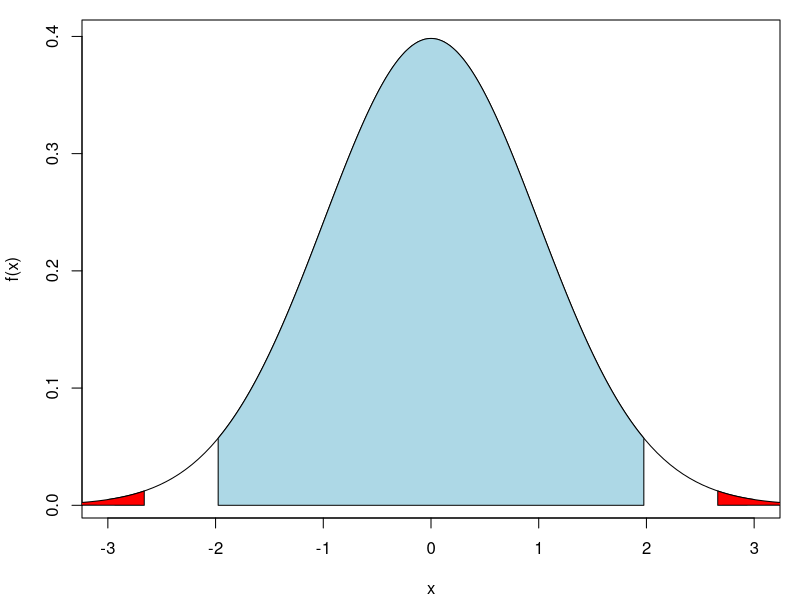
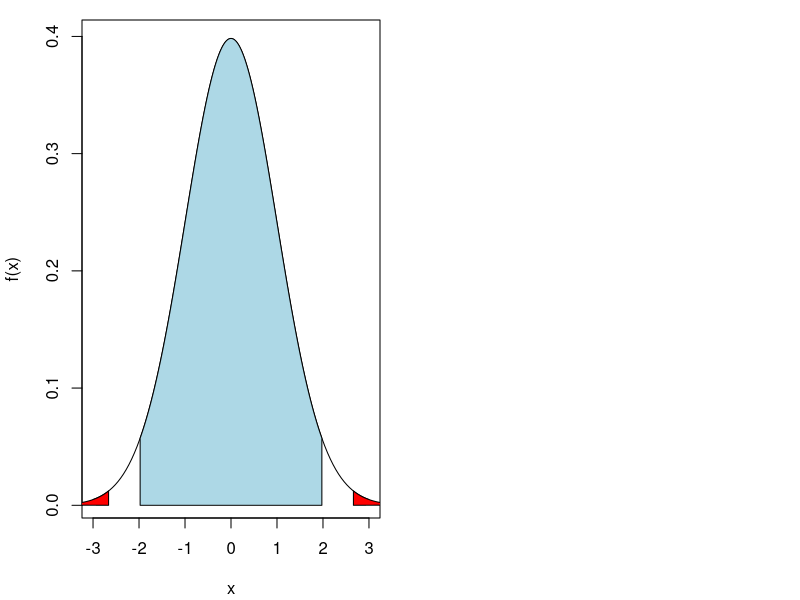
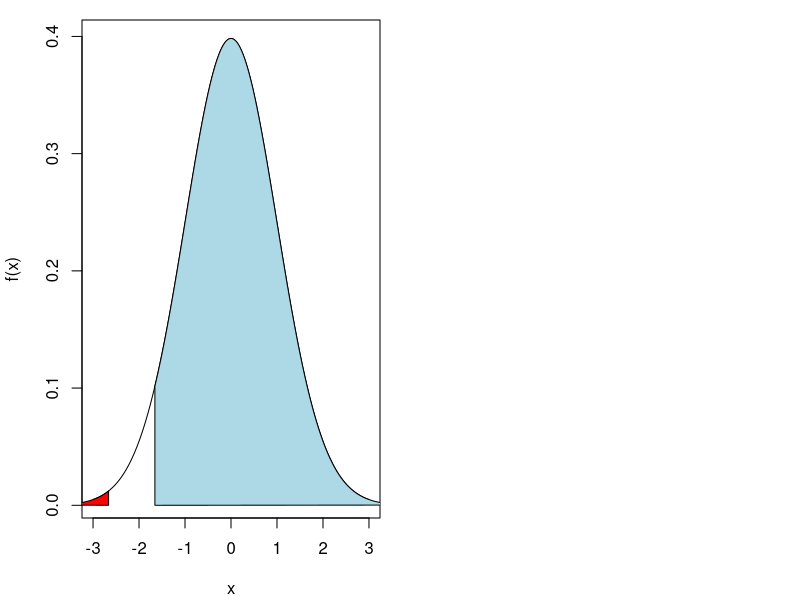

Write R code to recreate these figures, in order.
## ---- chunk 1
set.seed(12345)
## ---- chunk 2
Mu <- 0.1 # Väntevärdet av Y
Signifikant <- numeric(10000)
for(i in 1 : 10000){
    ## Simulera X och Y
    X <- rnorm(n = 100, mean = 0, sd = 1)
    Y <- rnorm(n = 100, mean = Mu, sd = 1)
    ## Genomföra t test 
    test <- t.test(X, Y)
    ## Obtain p-value
    Pvalue <- test$p.value
    ## Jämföra p-värdet med signifikansnivå 0.05
    Signifikant[i] <- (Pvalue <= 0.05)
}
## ---- chunk 3
mean(Signifikant)
## ---- chunk 4
set.seed(12345)
## ---- chunk 5
Mu <- 0.25 # Väntevärdet av Y
Signifikant <- numeric(10000)
for(i in 1 : 10000){
    ## Simulera X och Y
    X <- rnorm(n = 100, mean = 0, sd = 1)
    Y <- rnorm(n = 100, mean = Mu, sd = 1)
    ## Genomföra t test 
    test <- t.test(X, Y)
    ## Obtain p-value
    Pvalue <- test$p.value
    ## Jämföra p-värdet med signifikansnivå 0.05
    Signifikant[i] <- (Pvalue <= 0.05)
}
## ---- chunk 6
mean(Signifikant)
## ---- chunk 7
set.seed(12345)
## ---- chunk 8
Mu <- 1 # Väntevärdet av Y
Signifikant <- numeric(10000)
for(i in 1 : 10000){
    ## Simulera X och Y
    X <- rnorm(n = 100, mean = 0, sd = 1)
    Y <- rnorm(n = 100, mean = Mu, sd = 1)
    ## Genomföra t test 
    test <- t.test(X, Y)
    ## Obtain p-value
    Pvalue <- test$p.value
    ## Jämföra p-värdet med signifikansnivå 0.05
    Signifikant[i] <- (Pvalue <= 0.05)
}
## ---- chunk 9
mean(Signifikant)
## ---- chunk 10
library(palmerpenguins)
Adelie <- subset(penguins, species == "Adelie")
vikt <- na.omit(Adelie$body_mass_g)
## ---- chunk 11
t.test(vikt, mu = 3800)
## ---- chunk 12
qt(p = 1 - 0.05 / 2, df = 151 - 1)
## ---- chunk 13
pt(q = -2.662, df = 151 - 1) + 
    (1 - pt(q = 2.662, df = 151 - 1))
## ---- chunk 14
f <- function(x) dt(x, df = 151 - 1)
par(mar = c(4.1, 4.1, 1, 1))
curve(f, -3, 3, xlab = "x", ylab = "f(x)") 
x <- qt(seq(0.0001, 0.9999, length.out = 10000), df = 151 - 1) 
x <- c(-1.975905, x[which(x >= -1.975905 & x <= 1.975905)], 1.975905)
y <- c(0, dt(x, df = 151 - 1), 0) 
x <- c(-1.975905, x, 1.975905)
polygon(x = x, y = y, density = NULL, angle = 45, border = NULL, col = "lightblue") 
x <- seq(-4, -2.662, length.out = 100)
y <- c(0, dt(x, df = 151 - 1)) 
x <- c(-2.662, x)
polygon(x = x, y = y, density = NULL, angle = 45, border = NULL, col = "red") 
x <- seq(2.662, 4, length.out = 100)
y <- c(dt(x, df = 151 - 1), 0) 
x <- c(x, 2.662)
polygon(x = x, y = y, density = NULL, angle = 45, border = NULL, col = "red") 
## ---- chunk 15
mean(vikt)
## ---- chunk 16
t.test(vikt, mu = 3800, alternative = "greater")
## ---- chunk 17
qt(p = 1 - 0.05, df = 151 - 1)
## ---- chunk 18
1 - pt(q = -2.662, df = 151 - 1)
## ---- chunk 19
f <- function(x) dt(x, df = 151 - 1)
par(mar = c(4.1, 4.1, 1, 1), mfrow = c(1, 2))
curve(f, -3, 3, xlab = "x", ylab = "f(x)") 
x <- qt(seq(0.0001, 0.9999, length.out = 10000), df = 151 - 1) 
x <- c(-1.975905, x[which(x >= -1.975905 & x <= 1.975905)], 1.975905)
y <- c(0, dt(x, df = 151 - 1), 0) 
x <- c(-1.975905, x, 1.975905)
polygon(x = x, y = y, density = NULL, angle = 45, border = NULL, col = "lightblue") 
x <- seq(-4, -2.662, length.out = 100)
y <- c(0, dt(x, df = 151 - 1)) 
x <- c(-2.662, x)
polygon(x = x, y = y, density = NULL, angle = 45, border = NULL, col = "red") 
x <- seq(2.662, 4, length.out = 100)
y <- c(dt(x, df = 151 - 1), 0) 
x <- c(x, 2.662)
polygon(x = x, y = y, density = NULL, angle = 45, border = NULL, col = "red") 
## ---- chunk 20
mean(vikt)
## ---- chunk 21
t.test(vikt, mu = 3800, alternative = "less")
## ---- chunk 22
qt(p = 0.05, df = 151 - 1)
## ---- chunk 23
pt(q = -2.662, df = 151 - 1)
## ---- chunk 24
f <- function(x) dt(x, df = 151 - 1)
par(mar = c(4.1, 4.1, 1, 1), mfrow = c(1, 2))
curve(f, -3, 3, xlab = "x", ylab = "f(x)") 
x <- seq(-1.655076, 4, length.out = 10000)
y <- c(0, dt(x, df = 151 - 1)) 
x <- c(-1.655076, x)
polygon(x = x, y = y, density = NULL, angle = 45, border = NULL, col = "lightblue") 
x <- seq(-4, -2.662, length.out = 100)
y <- c(0, dt(x, df = 151 - 1)) 
x <- c(-2.662, x)
polygon(x = x, y = y, density = NULL, angle = 45, border = NULL, col = "red") 
## ---- chunk 25
mean(vikt)
